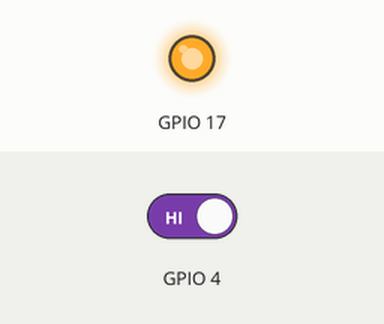
Bench run of a program on a simulated Raspberry Pi (BCM pin numbers). On the bench: output pins drawn as LEDs (lit = HIGH). The inputs (shaded band) are chosen by the test bench; at power-on: GPIO 4 HIGH. What the program prints to the terminal is not drawn.

Above: at 1.2 s.
1.3 s: GPIO 4 driven LOW
At 2.5 s:
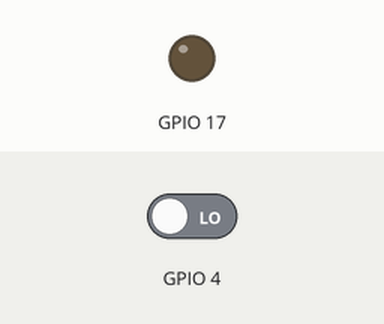
2.8 s: GPIO 4 driven HIGH
At 3.6 s:
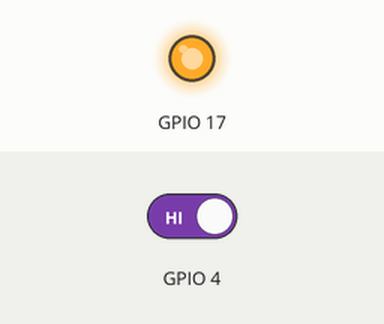
Timing chart, 0 to 5.8 s (numbered marks = the images above; inputs shaded):
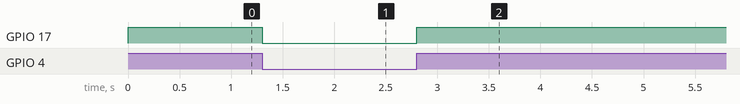

The program:

switch.py
```python
import RPi.GPIO as GPIO

GPIO.setmode(GPIO.BCM)
GPIO.setup(4, GPIO.IN)
GPIO.setup(17, GPIO.OUT)

try:
    while True:
        if GPIO.input(4) == 0 :
            print("Open")
            GPIO.output(17, GPIO.LOW) # LED OFF
        else :
            print("Closed")
            GPIO.output(17, GPIO.HIGH) # LED ON

except KeyboardInterrupt:
    print("\nInterrupted!")

finally:
    GPIO.cleanup()
```

Measured:
- after the input at 1.3 s, GPIO 17: HIGH → LOW at once
- after the input at 2.8 s, GPIO 17: LOW → HIGH at once
